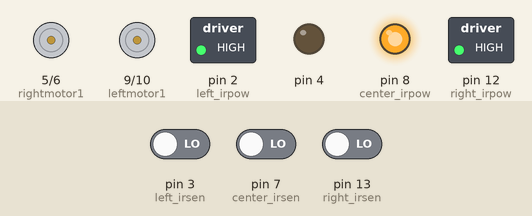
Simulated run of this sketch. Board: Arduino Uno, built with avr-gcc and run on an emulated ATmega328P. Parts: motor-driver pin pairs drawn as motors (green arrow = first pin HIGH = forward, orange = second pin HIGH = backward, longer = more drive), switched loads named in the sketch (green lamp = pin HIGH), output pins drawn as LEDs (lit = HIGH). The inputs (shaded band) are chosen by the test bench; at power-on: pin 3 (left_irsen) LOW, pin 13 (right_irsen) LOW, pin 7 (center_irsen) LOW.

Above: at 1.2 s.
1.3 s: pin 3 (left_irsen) driven HIGH
At 1.8 s:
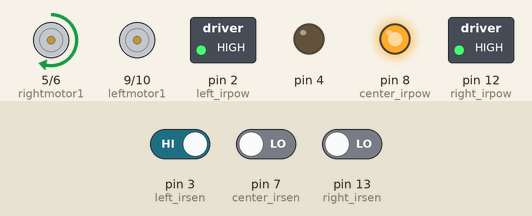
2.8 s: pin 13 (right_irsen) driven HIGH
At 4.0 s:
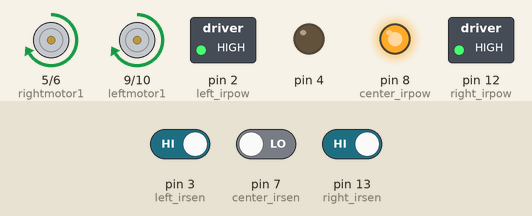
4.3 s: pin 3 (left_irsen) driven LOW
At 5.3 s:
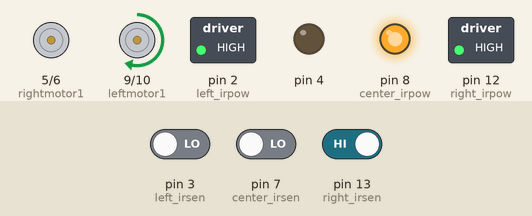
Timing chart, 0 to 7.3 s (numbered marks = the images above; inputs shaded):
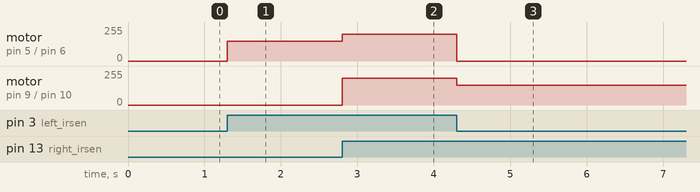

Measured:
- after the input at 1.3 s, motor on pin 5 (rightmotor1) / pin 6 (rightmotor2): stopped → forward 150/255 at once
- after the input at 2.8 s, motor on pin 5 (rightmotor1) / pin 6 (rightmotor2): forward 150/255 → forward 200/255 at once; motor on pin 9 (leftmotor1) / pin 10 (leftmotor2): stopped → forward 200/255 at once
- after the input at 4.3 s, motor on pin 5 (rightmotor1) / pin 6 (rightmotor2): forward 200/255 → stopped at once; motor on pin 9 (leftmotor1) / pin 10 (leftmotor2): forward 200/255 → forward 150/255 at once

The sketch:

line_follower_with_3_ir.ino
```cpp
int left_irsen =3;
int center_irsen= 7;
int right_irsen= 13;
int leftmotor1= 9;
int leftmotor2= 10;
int rightmotor1= 5;
int rightmotor2= 6;
int center_irpow = 8;
int right_irpow =12;
int left_irpow=2;


void setup() {
  // put your setup code here, to run once:
  Serial.begin(9600);
  pinMode( leftmotor1, OUTPUT);
  pinMode( leftmotor2, OUTPUT);
  pinMode( rightmotor1, OUTPUT);
  pinMode( rightmotor2, OUTPUT);
  pinMode( left_irpow, OUTPUT);
  pinMode( right_irpow, OUTPUT);
  pinMode( center_irpow, OUTPUT);
  pinMode(4,OUTPUT);
  digitalWrite(4,LOW);
  digitalWrite(left_irpow,HIGH);
  digitalWrite(right_irpow,HIGH);
  digitalWrite(center_irpow,HIGH);

}

void loop() {
  // put your main code here, to run repeatedly:
  int left = digitalRead(left_irsen);
  int right = digitalRead(right_irsen);
  int center = digitalRead(center_irsen);
  if(left == 1 && center == 0 && right == 1)
  forward();
  else if(left == 0 && center == 1 && right == 1)
  right_turn();
  else if(left == 0 && center == 0 && right == 1)
  right_turn();
  else if(left == 0 && center == 1 && right == 0)
  forward ();
  else if(left == 1 && center == 0 && right == 0)
  left_turn();
  else if(left == 1 && center == 1 && right == 0)
  left_turn();
  else if(left == 1 && center == 1 && right == 1)
  stop_it();


}
void forward()
{
analogWrite(leftmotor1,200);
analogWrite(leftmotor2,0);
analogWrite(rightmotor1,200);
analogWrite(rightmotor2,0);
}
void left_turn()
{
analogWrite(leftmotor1,0);
analogWrite(leftmotor2,0);
analogWrite(rightmotor1,150);
analogWrite(leftmotor2,0);
}
void right_turn()
{
analogWrite(leftmotor1,150);
analogWrite(leftmotor2,0);
analogWrite(rightmotor1,0);
analogWrite(rightmotor2,0);
}
void stop_it()
{
analogWrite(leftmotor1,0);
analogWrite(leftmotor2,0);
analogWrite(rightmotor1,0);
analogWrite(rightmotor2,0);
}
```
